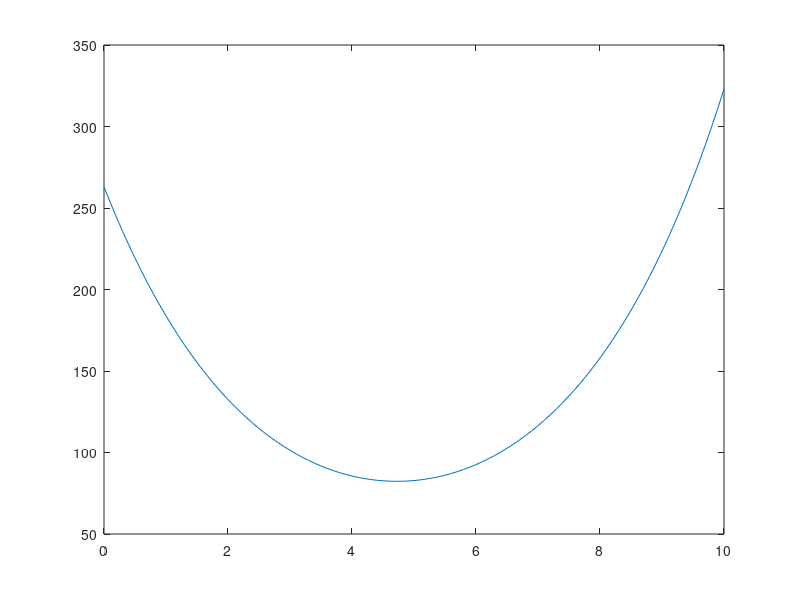

This chart was generated by the following MATLAB code:
%thomas algorithm/TDMA
mesh=101;
T=zeros(1,mesh);
T(1)=263;T(end)=323;
P=zeros(1,mesh);
Q=zeros(1,mesh);
P(1)=0;Q(1)=263;
dx=10/(mesh-1);
a=(2+0.15*dx^2);
b=1;c=1;d=0;
for i=2:mesh
    P(i)=b/(a-c*P(i-1));
    Q(i)=(d+c*Q(i-1))/(a-c*P(i-1));
end
Q(mesh)=T(end);
for i=mesh-1:-1:2
    T(i)=T(i+1)*P(i)+Q(i);
end
x=linspace(0,10,mesh);
plot(x,T);
